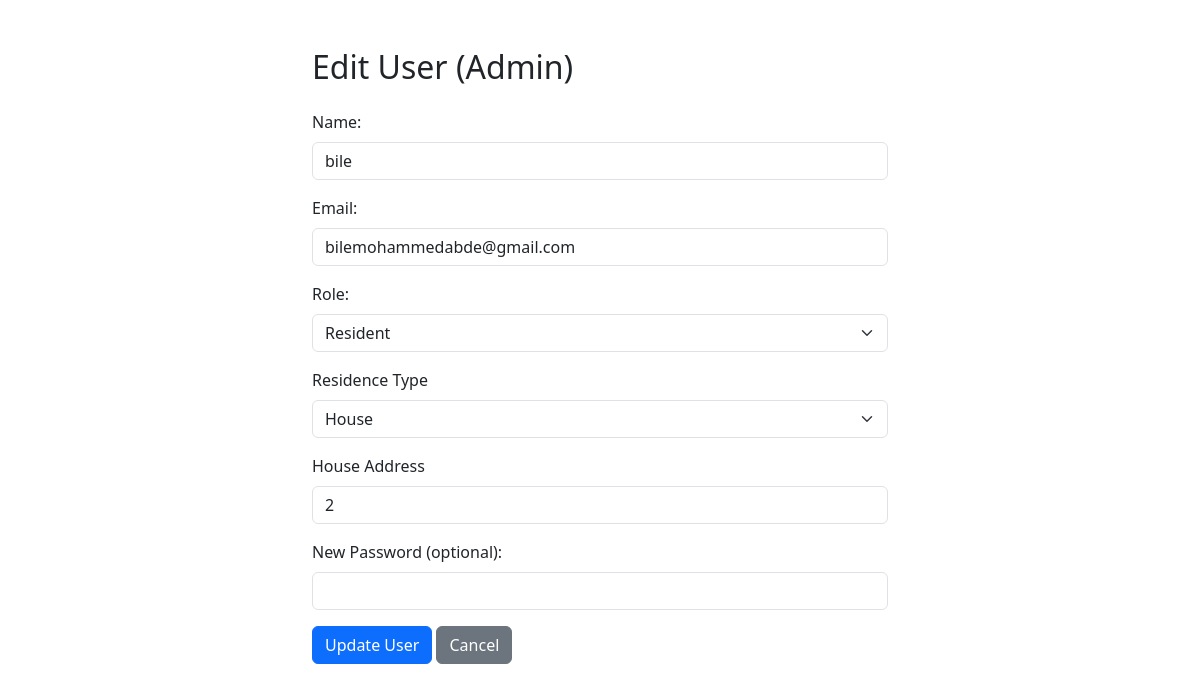
/final_project/php/edit_user_admin.php?id=2 (signed in), run on the app's committed database.
### tables this page shows
CREATE TABLE `users` (
  `user_id` int(11) NOT NULL,
  `name` varchar(100) DEFAULT NULL,
  `email` varchar(100) DEFAULT NULL,
  `password` varchar(255) DEFAULT NULL,
  `role` enum('resident','collector','admin') DEFAULT NULL,
  `building_number` varchar(50) DEFAULT NULL,
  `unit_number` varchar(50) DEFAULT NULL,
  `residence_type` enum('apartment','household') DEFAULT NULL,
  `house_address` varchar(255) DEFAULT NULL
);

### final_project/php/edit_user_admin.php (the view, shortened to what this page needs)
<?php
include 'db.php';
$user_id = $_GET['id'];
$stmt = $conn->prepare("SELECT * FROM users WHERE user_id = ?");
$stmt->bind_param("i", $user_id);
$stmt->execute();
$result = $stmt->get_result();
$user = $result->fetch_assoc();
?>
<!DOCTYPE html>
<html>
<head>
  <link href="https://cdn.jsdelivr.net/npm/bootstrap@5.3.0/dist/css/bootstrap.min.css" rel="stylesheet">
</head>
<body>
<div class="container mt-5" style="max-width: 600px;">
  <h2 class="mb-4">Edit User (Admin)</h2>
  <form action="update_user_admin.php" method="POST">
    <div class="mb-3">
      <label class="form-label">Name:</label>
      <input type="text" name="name" class="form-control" value="<?= htmlspecialchars($user['name']) ?>" required>
    </div>
    <div class="mb-3">
      <label class="form-label">Email:</label>
      <input type="email" name="email" class="form-control" value="<?= htmlspecialchars($user['email']) ?>" required>
    </div>
    <div class="mb-3">
      <label class="form-label">Role:</label>
      <select name="role" class="form-select" required>
        <option value="resident" <?= $user['role'] === 'resident' ? 'selected' : '' ?>>Resident</option>
      </select>
    </div>
    <div class="mb-3">
      <label class="form-label">Residence Type</label>
      <select name="residence_type" id="residence_type" class="form-select">
        <option value="house" <?= $user['house_address'] ? 'selected' : '' ?>>House</option>
      </select>
    </div>
    <div id="house-fields" style="display: <?= $user['house_address'] ? 'block' : 'none' ?>;">
      <div class="mb-3">
        <label class="form-label">House Address</label>
        <input type="text" name="house_address" class="form-control" value="<?= htmlspecialchars($user['house_address']) ?>">
      </div>
    </div>
    <div class="mb-3">
      <label class="form-label">New Password (optional):</label>
      <input type="password" name="new_password" class="form-control">
    </div>
    <button type="submit" class="btn btn-primary">Update User</button>
    <a href="admin_dashboard.php" class="btn btn-secondary">Cancel</a>
  </form>
</div>
</body>
</html>

### data on the page
users: name "bile", email "bilemohammedabde@gmail.com", role "Resident", residence_type "House", house_address "2"
